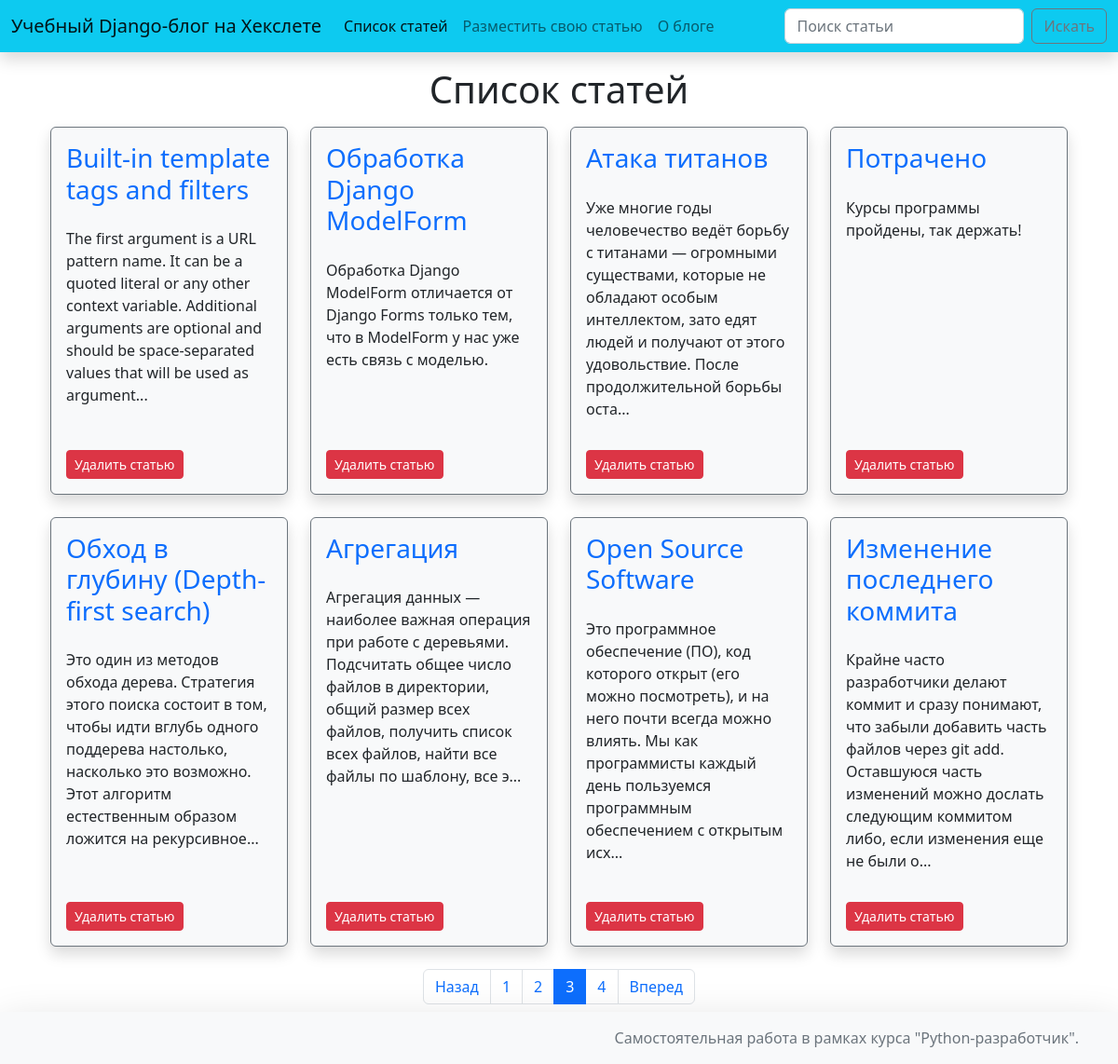
Page /articles/?page=3 on the committed database.
### hexlet_django_blog/article/models.py (models this page shows, shortened)
class Article(models.Model):
    name = models.CharField(max_length=200)  # название статьи
    body = models.TextField()  # тело статьи
    timestamp = models.DateTimeField(auto_now_add=True)

### hexlet_django_blog/article/views.py (the view)
# urls.py: path('', views.IndexView.as_view(), name='articles'),
class IndexView(View):
    def get(self, request, *args, **kwargs):
        query = request.GET.get('q', '')
        page = int(request.GET.get('page', '1'))
        if query:
            articles = Article.objects.filter(Q(name__icontains=query))
        else:
            articles = Article.objects.all().order_by('id')
        articles_paginator = Paginator(articles, 8)
        return render(request, 'articles/index.html', context={
            'articles': articles_paginator.get_page(page),
            'query': query,
            'num_pages': articles_paginator.num_pages
        })

### hexlet_django_blog/templates/articles/index.html (shortened to what this page needs)
{% extends 'layout/default.html' %}
{% block article_list %}active{% endblock %}
{% block title %}Список статей{% endblock %}
{% block content %}
    <div class="container">
        <div class="row md-3">
            {% for article in articles %}
            <div class="col-12 col-md-4 col-lg-3 mb-4">
                <article class="border border-secondary rounded shadow bg-light h-100 d-flex flex-column bd-highlight p-2 mb-3" >
                    <div class="p-2 bd-highlight"><h3><a class="link-primary text-decoration-none" href="{% url 'article' article.id %}">{{ article.name }}</a></h3></div>
                    <div class="p-2 bd-highlight">{%if article.body|length > 200 %}{{ article.body|slice:":200" }}...{% else %}{{ article.body }}{% endif %}</div>
                    <div class="mt-auto p-2 bd-highlight">
                        <form action="{% url 'article_delete' article.id %}" method="post">
                        <button type="submit" class="btn btn-danger btn-sm">Удалить статью</button>
                        </form>
                    </div>
                </article>
            </div>
            {% endfor %}
        </div>
        {% if num_pages > 1 %}
        <div class="row">
            <div class="col">
                <nav>
                  <ul class="pagination justify-content-center">
                    <li class="page-item {% if not articles.has_previous %}disabled{% endif %}">
                      <a class="page-link" href="{% if articles.has_previous %}{% url 'articles' %}?page={{ articles.previous_page_number }}{% endif %}">Назад</a>
                    </li>
                        {% for page in articles.paginator.page_range %}
                          <li class="page-item {% if page == articles.number %}active{% endif %}">
                              {% if page > articles.number|add:'-3' and page < articles.number|add:'3' %}
                              <a class="page-link" href="{% url 'articles' %}?page={{ page }}">{{ page }}</a>
                              {% endif %}
                          </li>
                        {% endfor %}
                    <li class="page-item {% if not articles.has_next %}disabled{% endif %}">
                      <a class="page-link" href="{% if articles.has_next %}{% url 'articles' %}?page={{ articles.next_page_number }}{% endif %}">Вперед</a>
                    </li>
                  </ul>
                </nav>
            </div>
        </div>
        {% endif %}
    </div>
{% endblock %}

### rows in the picture
Article: name "Built-in template tags and filters", body "The first argument is a URL pattern name. It can be a quoted literal or any other context variable. Additional arguments are optional and should be space-separated values that will be used as argument"
Article: name "Обработка Django ModelForm", body "Обработка Django ModelForm отличается от Django Forms только тем, что в ModelForm у нас уже есть связь с моделью."
Article: name "Атака титанов", body "Уже многие годы человечество ведёт борьбу с титанами — огромными существами, которые не обладают особым интеллектом, зато едят людей и получают от этого удовольствие. После продолжительной борьбы оста"
Article: name "Потрачено", body "Курсы программы пройдены, так держать!"
Article: name "Обход в глубину (Depth-first search)", body "Это один из методов обхода дерева. Стратегия этого поиска состоит в том, чтобы идти вглубь одного поддерева настолько, насколько это возможно. Этот алгоритм естественным образом ложится на рекурсивное"
Article: name "Агрегация", body "Агрегация данных — наиболее важная операция при работе с деревьями. Подсчитать общее число файлов в директории, общий размер всех файлов, получить список всех файлов, найти все файлы по шаблону, все э"
Article: name "Open Source Software", body "Это программное обеспечение (ПО), код которого открыт (его можно посмотреть), и на него почти всегда можно влиять. Мы как программисты каждый день пользуемся программным обеспечением с открытым исх"
Article: name "Изменение последнего коммита", body "Крайне часто разработчики делают коммит и сразу понимают, что забыли добавить часть файлов через git add. Оставшуюся часть изменений можно дослать следующим коммитом либо, если изменения еще не были о"

### other values in the picture
{{ page }} "1" "2" "3" "4"
